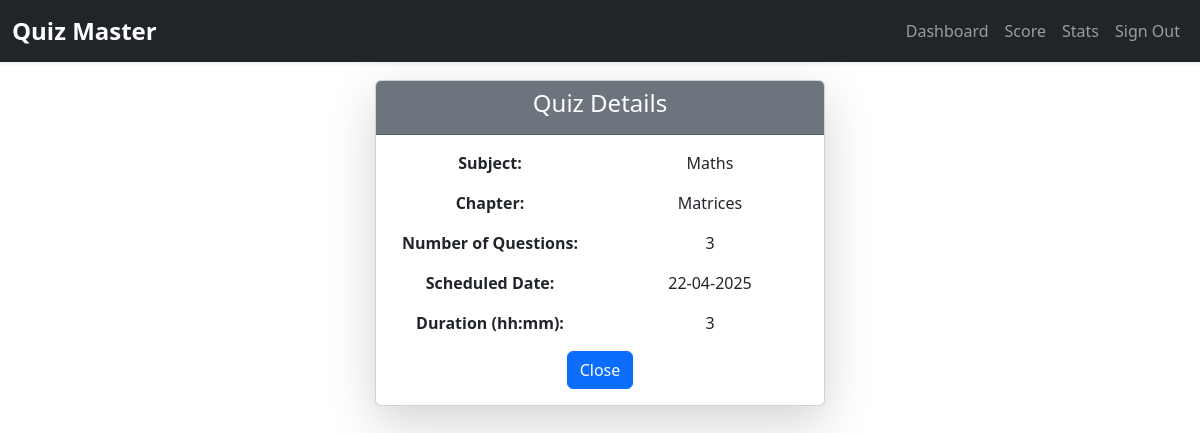
The app's page /view_quiz/1 (signed in) with its own data.
### app.py (models this page shows)
class Subject(db.Model):
    id = db.Column(db.Integer, primary_key=True)
    name = db.Column(db.String(100), nullable=False)
    description = db.Column(db.Text)
    chapters = db.relationship('Chapter', backref='subject', cascade="all, delete",lazy=True)

class Chapter(db.Model):
    id = db.Column(db.Integer, primary_key=True)
    name = db.Column(db.String(100), nullable=False)
    description = db.Column(db.Text)
    subject_id = db.Column(db.Integer, db.ForeignKey('subject.id'), nullable=False)
    quizzes = db.relationship('Quiz', backref='chapter',cascade="all, delete", lazy=True)

class Quiz(db.Model):
    id = db.Column(db.Integer, primary_key=True)
    chapter_id = db.Column(db.Integer, db.ForeignKey('chapter.id'), nullable=False)
    date_of_quiz = db.Column(db.DateTime, nullable=False)
    time_duration = db.Column(db.Integer)  # Duration in minutes
    remarks = db.Column(db.Text)
    questions = db.relationship('Question', backref='quiz',cascade="all, delete", lazy=True)
    scores = db.relationship('Score', backref='quiz',cascade="all, delete", lazy=True)

### app.py (the view)
@app.route('/view_quiz/<int:quiz_id>')
@login_required
def view_quiz(quiz_id):
    quiz=Quiz.query.filter_by(id=quiz_id).first()
    return render_template('view_quiz.html',quiz=quiz)

### app.py (called while the page is built)
@login_manager.user_loader
def load_user(user_id):
    return User.query.get(int(user_id))

### templates/view_quiz.html (shortened to what this page needs)
{% extends 'base.html' %}
{% block content %}
<div class="container d-flex justify-content-center align-items-center">
    <div class="card shadow-lg" style="width: 450px;">
        <div class="card-header text-white bg-secondary text-center">
            <h4>Quiz Details</h4>
        </div>
        <div class="card-body text-center">
            <div class="row mb-3">
                <div class="col-6"><strong>Subject:</strong></div>
                <div class="col-6">{{quiz.chapter.subject.name}}</div>
            </div>
            <div class="row mb-3">
                <div class="col-6"><strong>Chapter:</strong></div>
                <div class="col-6">{{quiz.chapter.name}}</div>
            </div>
            <div class="row mb-3">
                <div class="col-6"><strong>Number of Questions:</strong></div>
                <div class="col-6">{{quiz.questions|length}}</div>
            </div>
            <div class="row mb-3">
                <div class="col-6"><strong>Scheduled Date:</strong></div>
                <div class="col-6">{{quiz.date_of_quiz.strftime('%d-%m-%Y')}}</div>
            </div>
            <div class="row mb-3">
                <div class="col-6"><strong>Duration (hh:mm):</strong></div>
                <div class="col-6">{{quiz.time_duration}}</div>
            </div>
            <div class="mt-3">
                <a href="{{ url_for('user_dash') }}" class="btn btn-primary">Close</a>
            </div>
        </div>
    </div>
</div>
{% endblock %}

### records on screen
Subject: chapter.subject.name "Maths"
Chapter: chapter.name "Matrices"
Quiz: date_of_quiz "22-04-2025", time_duration "3"

### other values on screen
{{ quiz.questions|length }} "3"
